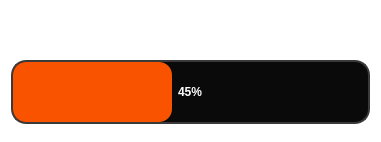
<?xml version="1.0" encoding="UTF-8"?>
<ui version="4.0">
    <class>SaveSettingsWizardPage</class>
    <widget class="QWidget" name="SaveSettingsWizardPage">
        <property name="styleSheet">
            <string notr="true">
                QWidget#SaveSettingsWizardPage { background-color: transparent; }
                QProgressBar { background-color: #0A0A0B; color: #FFFFFF; border: 2px solid #3A3A3C;
                border-radius: 15px; text-align: center; height: 60px; font-weight: 900; }
                QProgressBar::chunk { background-color: #FA5300; border-radius: 13px; }
                QLabel { color: #FFFFFF; font-size: 32px; font-weight: 900; }
            </string>
        </property>
        <layout class="QVBoxLayout">
            <item>
                <spacer name="vs1">
                    <property name="orientation">
                        <enum>Qt::Vertical</enum>
                    </property>
                </spacer>
            </item>
            <item>
                <widget class="QLabel" name="lbStatus">
                    <property name="text">
                        <string>WRITING TO SYSTEM...</string>
                    </property>
                    <property name="alignment">
                        <set>Qt::AlignCenter</set>
                    </property>
                </widget>
            </item>
            <item>
                <widget class="QProgressBar" name="pbProgress">
                    <property name="value">
                        <number>45</number>
                    </property>
                </widget>
            </item>
            <item>
                <spacer name="vs2">
                    <property name="orientation">
                        <enum>Qt::Vertical</enum>
                    </property>
                </spacer>
            </item>
        </layout>
    </widget>
</ui>
